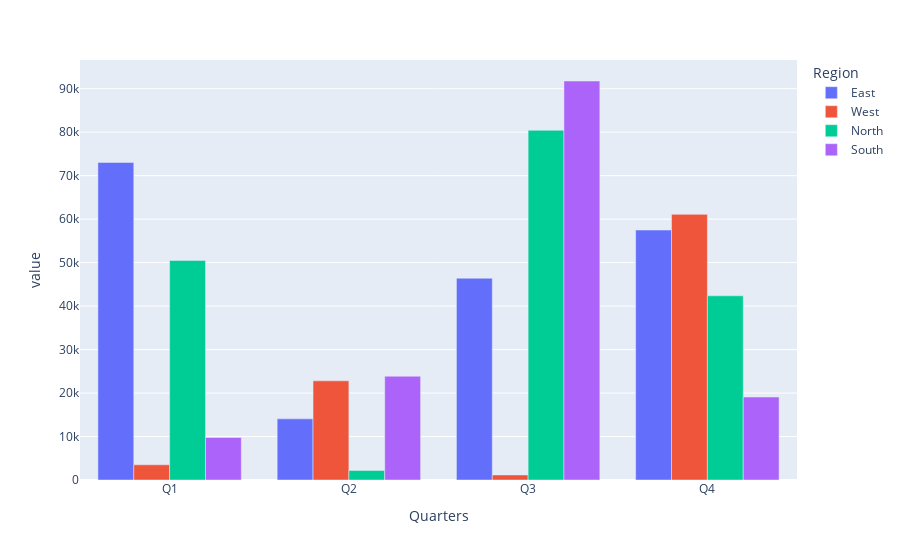

The code cell stored with this chart in its notebook:
### Code cell
# Exibe os mesmos dados como gráfico de barras verticais
data.plot.bar(barmode= "group")

### Figure 1 — Plotly figure (JSON) as saved in the notebook; plotly's stock layout.template omitted (floating-point values rounded to 4 significant figures)
{"data": [{"alignmentgroup": "True", "hovertemplate": "Region=East<br>Quarters=%{x}<br>value=%{y}<extra></extra>", "legendgroup": "East", "marker": {"color": "#636efa", "pattern": {"shape": ""}}, "name": "East", "offsetgroup": "East", "orientation": "v", "showlegend": true, "textposition": "auto", "type": "bar", "x": ["Q1", "Q2", "Q3", "Q4"], "xaxis": "x", "y": [73040.0, 14060.0, 46410.0, 57490.0], "yaxis": "y"}, {"alignmentgroup": "True", "hovertemplate": "Region=West<br>Quarters=%{x}<br>value=%{y}<extra></extra>", "legendgroup": "West", "marker": {"color": "#EF553B", "pattern": {"shape": ""}}, "name": "West", "offsetgroup": "West", "orientation": "v", "showlegend": true, "textposition": "auto", "type": "bar", "x": ["Q1", "Q2", "Q3", "Q4"], "xaxis": "x", "y": [3497.0, 22820.0, 1166.0, 61100.0], "yaxis": "y"}, {"alignmentgroup": "True", "hovertemplate": "Region=North<br>Quarters=%{x}<br>value=%{y}<extra></extra>", "legendgroup": "North", "marker": {"color": "#00cc96", "pattern": {"shape": ""}}, "name": "North", "offsetgroup": "North", "orientation": "v", "showlegend": true, "textposition": "auto", "type": "bar", "x": ["Q1", "Q2", "Q3", "Q4"], "xaxis": "x", "y": [50490.0, 2202.0, 80430.0, 42360.0], "yaxis": "y"}, {"alignmentgroup": "True", "hovertemplate": "Region=South<br>Quarters=%{x}<br>value=%{y}<extra></extra>", "legendgroup": "South", "marker": {"color": "#ab63fa", "pattern": {"shape": ""}}, "name": "South", "offsetgroup": "South", "orientation": "v", "showlegend": true, "textposition": "auto", "type": "bar", "x": ["Q1", "Q2", "Q3", "Q4"], "xaxis": "x", "y": [9775.0, 23870.0, 91770.0, 19090.0], "yaxis": "y"}], "layout": {"barmode": "group", "legend": {"title": {"text": "Region"}, "tracegroupgap": 0}, "margin": {"t": 60}, "xaxis": {"anchor": "y", "domain": [0, 1], "title": {"text": "Quarters"}}, "yaxis": {"anchor": "x", "domain": [0, 1], "title": {"text": "value"}}}}
